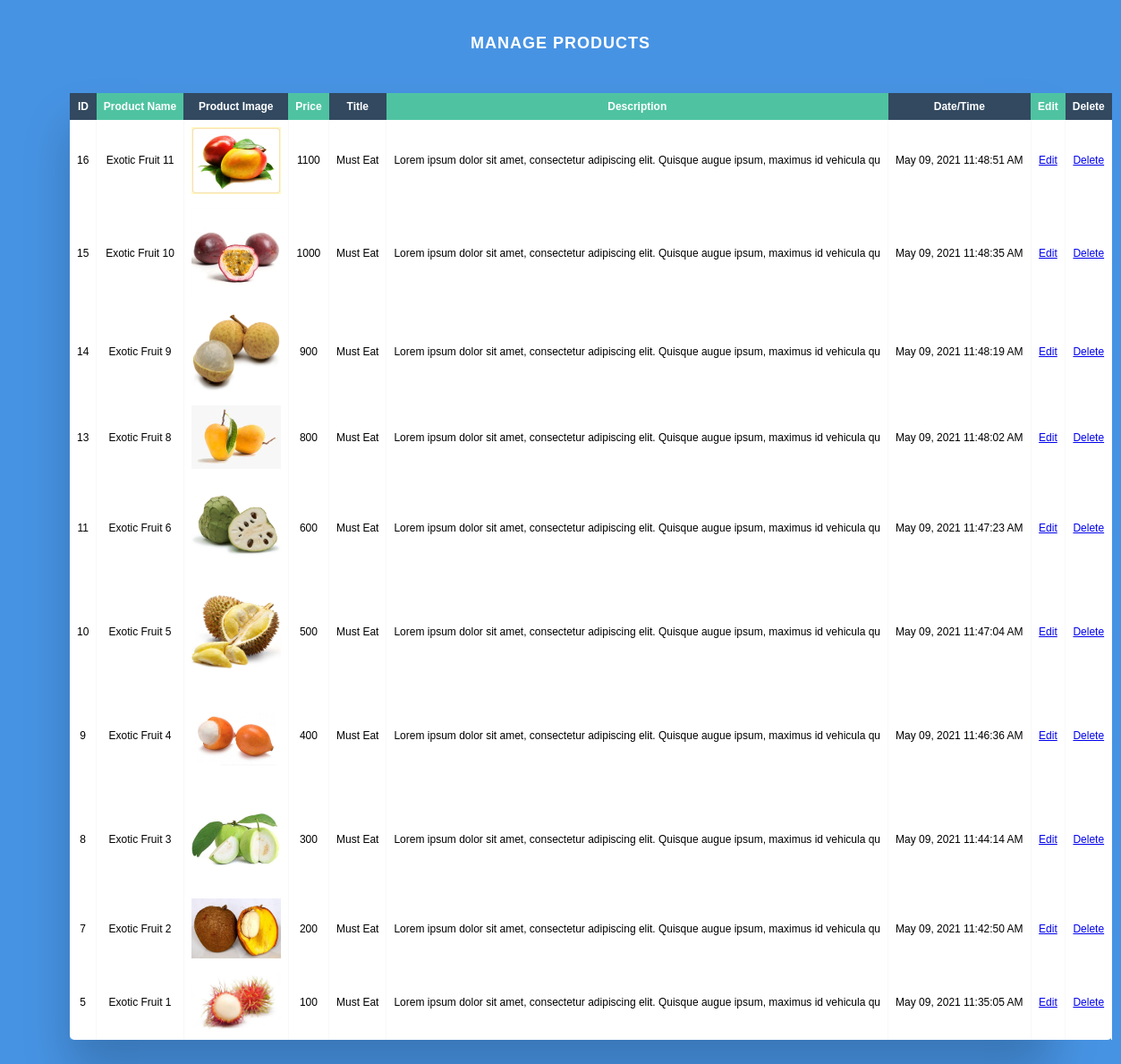
Page /table.php on the committed database.
### tables this page shows
CREATE TABLE `wgt` (
  `id` int(11) NOT NULL,
  `pname` varchar(50) NOT NULL,
  `image` varchar(100) NOT NULL,
  `price` int(10) NOT NULL,
  `title` varchar(50) NOT NULL,
  `desc` varchar(100) NOT NULL,
  `timestamp` int(20) NOT NULL
);

### table.php (the view, shortened to what this page needs)
<head>
</head>
<h2>Manage Products</h2>
<div class="table-wrapper">
    <table class="fl-table">
        <thead>
        <tr>
            <th>ID</th>
            <th>Product Name</th>
            <th>Product Image</th>
            <th>Price</th>
            <th>Title</th>
            <th>Description</th>
            <th>Date/Time</th>
            <th>Edit</th>
            <th>Delete</th>
        </tr>
        </thead>
<?php
include "connection.php";
$sql = "SELECT * FROM `wgt` ORDER BY `id` DESC";
$res = $db->query($sql);
while($row=$res->fetch_array()) {
print "
    <tbody>
        <tr>
            <td>$row[id]</td>
            <td>$row[pname]</td>
            <td><IMG SRC = \"$row[image]\" WIDTH = 100></td>
            <td>$row[price]</td>
            <td>$row[title]</td>
            <td>$row[desc]</td>
            <td>".date("F d, Y h:i:s A", $row['timestamp'])."</td>
            <td><a href = edit.php?edit_id = $row[id]>Edit</a></td>
            <td><a href = delete.php?del_id=$row[id] onclick = \" return confirm('Are you sure!');\">Delete</a></td>
        </tr>
    <tbody>";
}
?>
</table>
</div>

### table.php (style rules this page uses)
* { box-sizing: border-box; -webkit-box-sizing: border-box; -moz-box-sizing: border-box; }
h2 { text-align: center; font-size: 18px; text-transform: uppercase; letter-spacing: 1px; color: white; padding: 30px 0; }
.table-wrapper { margin: 10px 70px 70px; box-shadow: 0px 35px 50px rgba( 0, 0, 0, 0.2 ); }
.fl-table { border-radius: 5px; font-size: 12px; font-weight: normal; border: none; border-collapse: collapse; width: 100%; max-width: 100%; white-space: nowrap; background-color: white; }
.fl-table td, .fl-table th { text-align: center; padding: 8px; }
.fl-table td { border-right: 1px solid #f8f8f8; font-size: 12px; }
.fl-table thead th { color: #ffffff; background: #4FC3A1; }
.fl-table thead th:nth-child(odd) { color: #ffffff; background: #324960; }

### rows in the picture
wgt: id "16", pname "Exotic Fruit 11", shows a picture, price "1100", title "Must Eat", desc "Lorem ipsum dolor sit amet, consectetur adipiscing elit. Quisque augue ipsum, maximus id vehicula qu", timestamp "May 09, 2021 11:48:51 AM"
wgt: id "15", pname "Exotic Fruit 10", shows a picture, price "1000", title "Must Eat", desc "Lorem ipsum dolor sit amet, consectetur adipiscing elit. Quisque augue ipsum, maximus id vehicula qu", timestamp "May 09, 2021 11:48:35 AM"
wgt: id "14", pname "Exotic Fruit 9", shows a picture, price "900", title "Must Eat", desc "Lorem ipsum dolor sit amet, consectetur adipiscing elit. Quisque augue ipsum, maximus id vehicula qu", timestamp "May 09, 2021 11:48:19 AM"
wgt: id "13", pname "Exotic Fruit 8", shows a picture, price "800", title "Must Eat", desc "Lorem ipsum dolor sit amet, consectetur adipiscing elit. Quisque augue ipsum, maximus id vehicula qu", timestamp "May 09, 2021 11:48:02 AM"
wgt: id "11", pname "Exotic Fruit 6", shows a picture, price "600", title "Must Eat", desc "Lorem ipsum dolor sit amet, consectetur adipiscing elit. Quisque augue ipsum, maximus id vehicula qu", timestamp "May 09, 2021 11:47:23 AM"
wgt: id "10", pname "Exotic Fruit 5", shows a picture, price "500", title "Must Eat", desc "Lorem ipsum dolor sit amet, consectetur adipiscing elit. Quisque augue ipsum, maximus id vehicula qu", timestamp "May 09, 2021 11:47:04 AM"
wgt: id "9", pname "Exotic Fruit 4", shows a picture, price "400", title "Must Eat", desc "Lorem ipsum dolor sit amet, consectetur adipiscing elit. Quisque augue ipsum, maximus id vehicula qu", timestamp "May 09, 2021 11:46:36 AM"
wgt: id "8", pname "Exotic Fruit 3", shows a picture, price "300", title "Must Eat", desc "Lorem ipsum dolor sit amet, consectetur adipiscing elit. Quisque augue ipsum, maximus id vehicula qu", timestamp "May 09, 2021 11:44:14 AM"
wgt: id "7", pname "Exotic Fruit 2", shows a picture, price "200", title "Must Eat", desc "Lorem ipsum dolor sit amet, consectetur adipiscing elit. Quisque augue ipsum, maximus id vehicula qu", timestamp "May 09, 2021 11:42:50 AM"
wgt: id "5", pname "Exotic Fruit 1", shows a picture, price "100", title "Must Eat", desc "Lorem ipsum dolor sit amet, consectetur adipiscing elit. Quisque augue ipsum, maximus id vehicula qu", timestamp "May 09, 2021 11:35:05 AM"
